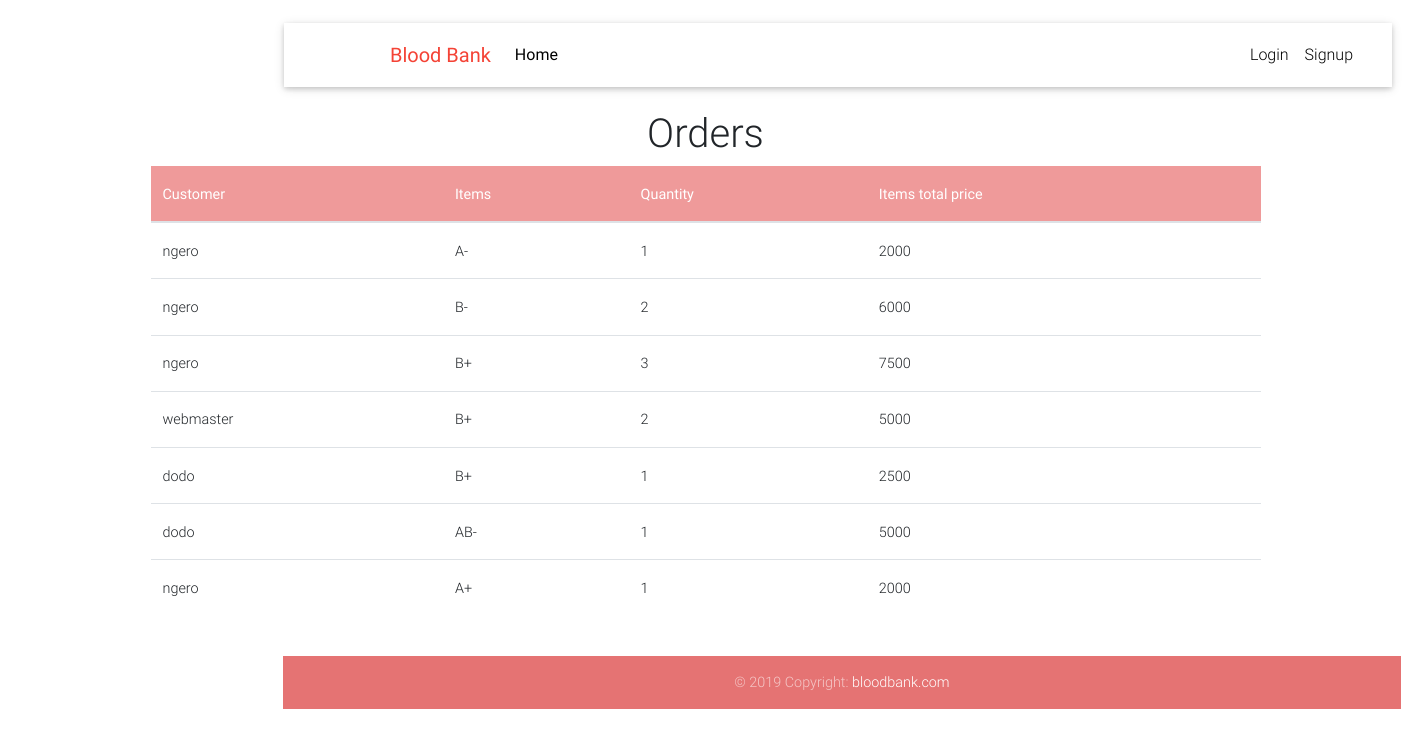
The app's page /order_list/ with its own data.
### app/models.py (models this page shows, shortened)
class OrderItem(models.Model):
    user = models.ForeignKey(User, on_delete=models.CASCADE)
    item = models.ForeignKey(Item, on_delete=models.CASCADE)
    ordered = models.BooleanField(default=False)
    quantity = models.IntegerField(default=1)
    def get_total_item_price(self):
        return self.quantity * self.item.price

class Item(models.Model):
    title = models.CharField(max_length=200)
    price = models.IntegerField()
    discount_price = models.IntegerField(blank=True, null=True)
    slug = models.SlugField()
    category = models.CharField(choices=CATEGORY_CHOICES, max_length=2)
    def __str__(self):
        return self.title

### app/views.py (the view)
# urls.py: path('order_list/', OrderItemListView.as_view(), name='order_list'),
class OrderItemListView(ListView):
    template_name = 'order_list.html'
    model = OrderItem

### templates/order_list.html (shortened to what this page needs)
{% extends "base.html" %}
{% block content %}
<main class="mt-5 pt-4">
  <div class="container" style="margin-top: 38px;">
    <section class="mb-4">
      <h1 class="text-center">Orders</h1>
      <div class="table-responsive text-nowrap">
        <table class="table">
          <thead class="bg-danger red lighten-3 text-white">
            <tr>
              <th scope="col">Customer</th>
              <th scope="col">Items</th>
              <th scope="col">Quantity</th>
              <th scope="col">Items total price</th>
            </tr>
          </thead>
           <tbody>
                                    {% for orders in object_list %}
                                        <tr class="gradeX">
                                            <td>{{ orders.user }}</td>
                                            <td>{{ orders.item }}</td>
                                            <td>{{ orders.quantity }}</td>
                                            <td>{{ orders.get_total_item_price}}</td>
                                        </tr>
                                    {% endfor %}
                                </tbody>
        </table>
      </div>
    </section>
  </div>
</main>
{% endblock content %}

### templates/base.html (style rules this page uses)
html, body, header, .carousel { height: 60vh; }

### records on screen
OrderItem: user "ngero", item "A-", quantity "1", get_total_item_price "2000"
OrderItem: user "ngero", item "B-", quantity "2", get_total_item_price "6000"
OrderItem: user "ngero", item "B+", quantity "3", get_total_item_price "7500"
OrderItem: user "webmaster", item "B+", quantity "2", get_total_item_price "5000"
OrderItem: user "dodo", item "B+", quantity "1", get_total_item_price "2500"
OrderItem: user "dodo", item "AB-", quantity "1", get_total_item_price "5000"
OrderItem: user "ngero", item "A+", quantity "1", get_total_item_price "2000"
